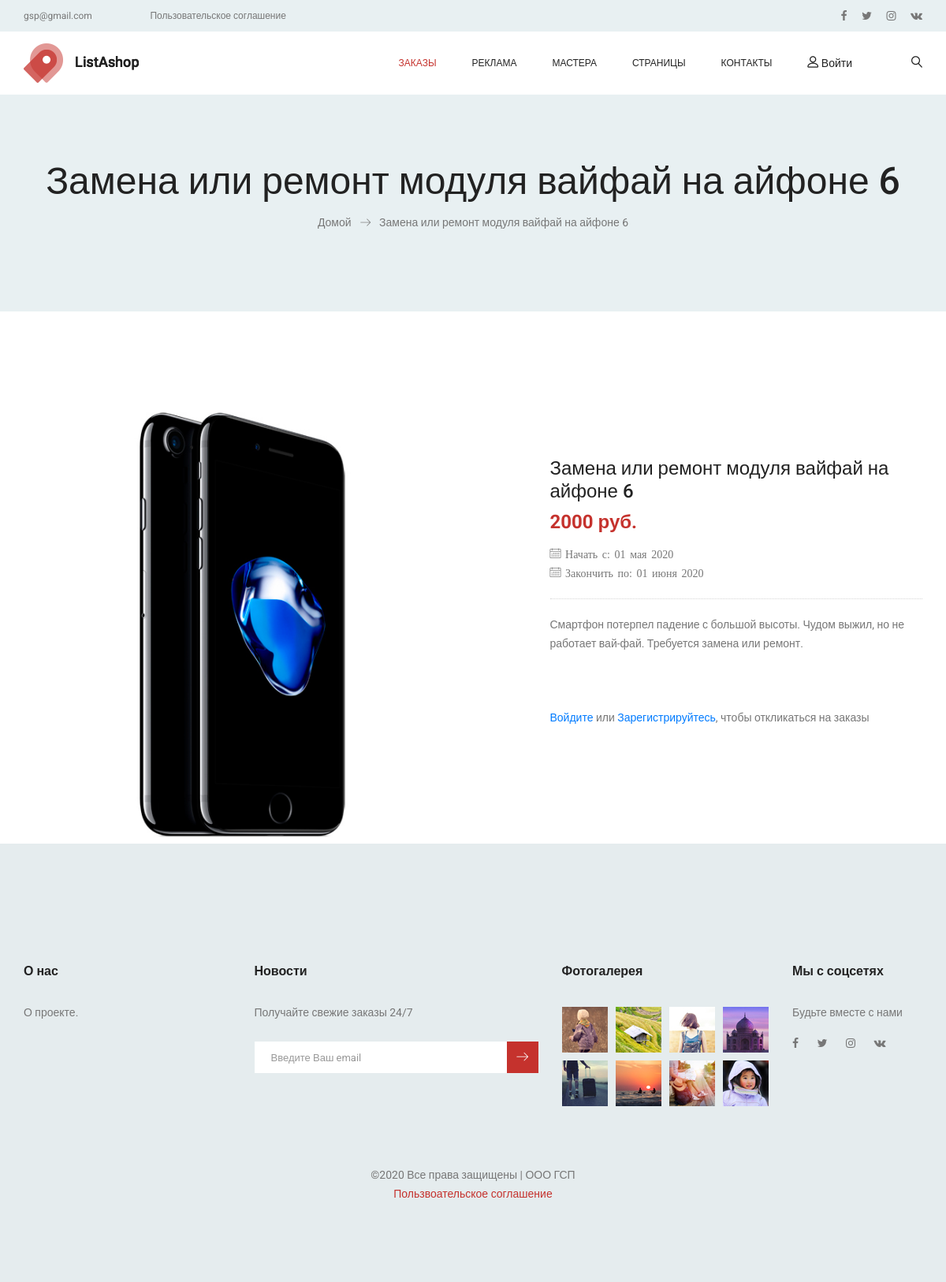
The page /1/zamena-ili-remont-modulya-vajfaj-na-ajfone-6/ on the database its author committed.
### job/models.py (models this page shows, shortened)
class Offer(models.Model):
    category = TreeManyToManyField(Category, related_name='offers', blank=True, verbose_name='Категория работ')
    first_name = models.CharField(blank=True, null=True, default=None, max_length=200, verbose_name='Имя заказчика')
    last_name = models.CharField(blank=True, null=True, default=None, max_length=200, verbose_name='Фамилия заказчика')
    middle_name = models.CharField(blank=True, null=True, default=None, max_length=200, verbose_name='Отчество заказчика')
    phone = models.CharField(max_length=64, blank=True, null=True, default=None, verbose_name='Номер тел.')
    email = models.EmailField(max_length=128, blank=True, null=True, default=None, verbose_name='Емейл')
    name = models.CharField(max_length=200, db_index=True, verbose_name='Наименование работ')
    slug = models.SlugField(max_length=200, db_index=True, verbose_name='Слаг')
    image = models.ImageField(upload_to='offers/%Y/%m/%d', blank=True, verbose_name='Фото')
    description = models.TextField(max_length=512, blank=True, verbose_name='Описание работ')
    price = models.DecimalField(blank=True, null=True, default=None, max_digits=10, decimal_places=0,
                                verbose_name='Цена работы')
    start_time = models.DateField(null=True, blank=True, default=None, verbose_name='Дата начала работ')
    end_time = models.DateField(null=True, blank=True, default=None, verbose_name='Дата окончания работ')
    available = models.BooleanField(default=False, verbose_name='Актуальность заказа')
    created = models.DateField(blank=True, null=True, default=timezone.now, verbose_name='Дата создания записи')
    updated = models.DateField(blank=True, null=True, default=timezone.now, verbose_name='Дата ред-ия записи')
    class Meta:
        ordering = ('-created', 'name')
        index_together = (('id', 'slug'),)
        verbose_name = 'Предложение о работе'
        verbose_name_plural = 'Предложения о работе'

### job/views.py (the view)
# urls.py: path('<int:id>/<slug:slug>/', views.offer_detail, name='offer_detail'),
def offer_detail(request, id, slug):
    offer = get_object_or_404(Offer, id=id, slug=slug, available=True)
    return render(request, 'job/detail.html', {'offer': offer})

### templates/job/detail.html (shortened to what this page needs)
{% extends 'base.html' %}
{% load static %}
{% block content %}
    <link rel="stylesheet" href="../../static/css/bootstrap.css">
    <link rel="stylesheet" href="../../static/vendors/linericon/style.css">
    <link rel="stylesheet" href="../../static/css/font-awesome.min.css">
    <link rel="stylesheet" href="../../static/vendors/owl-carousel/owl.carousel.min.css">
    <link rel="stylesheet" href="../../static/vendors/lightbox/simpleLightbox.css">
    <link rel="stylesheet" href="../../static/vendors/nice-select/css/nice-select.css">
    <link rel="stylesheet" href="../../static/vendors/animate-css/animate.css">
    <link rel="stylesheet" href="../../static/vendors/jquery-ui/jquery-ui.css">
    <link rel="stylesheet" href="../../static/css/style.css">
    <link rel="stylesheet" href="../../static/css/responsive.css">
<section class="banner_area">
    <div class="banner_inner d-flex align-items-center">
        <div class="container">
            <div class="banner_content text-center">
                <h2>{% if offer %}{{ offer.name }}{% else %}Работа{% endif %}</h2>
                <div class="page_link">
                    <a href={% url 'job:offer_list' %}>Домой</a>
                    <a href="#">{% if offer %}{{ offer.name }}{% else %}Работа{% endif %}</a>
                </div>
            </div>
        </div>
    </div>
</section>
<div class="product_image_area">
    <div class="container">
        <div class="row s_product_inner">
            <div class="col-lg-6">
                <div class="s_product_img">
                    <img class="img-fluid" src="{% if offer.image %}{{ offer.image.url }}{% else %}
{% static "img/no_image.png" %}{% endif %}">
                </div>
            </div>
            <div class="col-lg-5 offset-lg-1">
                <div class="s_product_text">
                    <h3>{{ offer.name }}</h3>
                    <h2>{{ offer.price }} руб. </h2>
                    <ul class="list">
                        {% if offer.start_time and offer.end_time %}
                        <i class="lnr lnr-calendar-full"> Начать с: {{ offer.start_time }} </i><br>
                        <i class="lnr lnr-calendar-full"> Закончить по: {{ offer.end_time }} </i>
                        {% else %}
                        <i class="lnr lnr-calendar-full"> Начать в любое время </i>
                        {% endif %}
                    </ul>
                    <p>{{offer.description}}</p>
                    {% if request.user.is_authenticated %}
                        <div class="card_area">
                            <a class="main_btn" href="#">Откликнуться</a>
                        </div>
                        {% else %}
                        <div class="card_area">
                            <a class="active" href="{% url 'login' %}">Войдите</a> или <a class="" href="{% url 'login' %}">Зарегистрируйтесь</a>, чтобы откликаться на заказы
                        </div>
                    {% endif %}
                    <br>
                </div>
            </div>
        </div>
    </div>
</div>
{% endblock %}

### rows shown on the page
Offer: name "Замена или ремонт модуля вайфай на айфоне 6", image (picture), price "2000", start_time "01 мая 2020", end_time "01 июня 2020", description "Смартфон потерпел падение с большой высоты. Чудом выжил, но не работает вай-фай. Требуется замена или ремонт."
